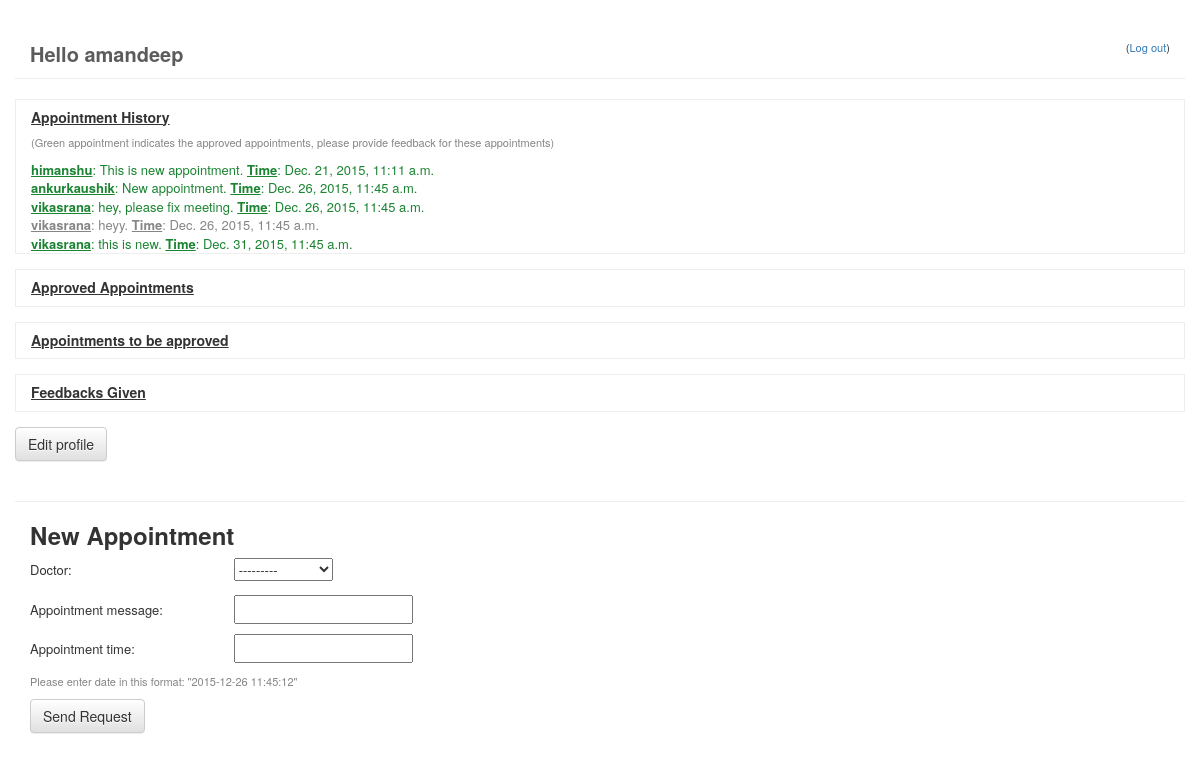
The app's page /patient/ (signed in), older data.
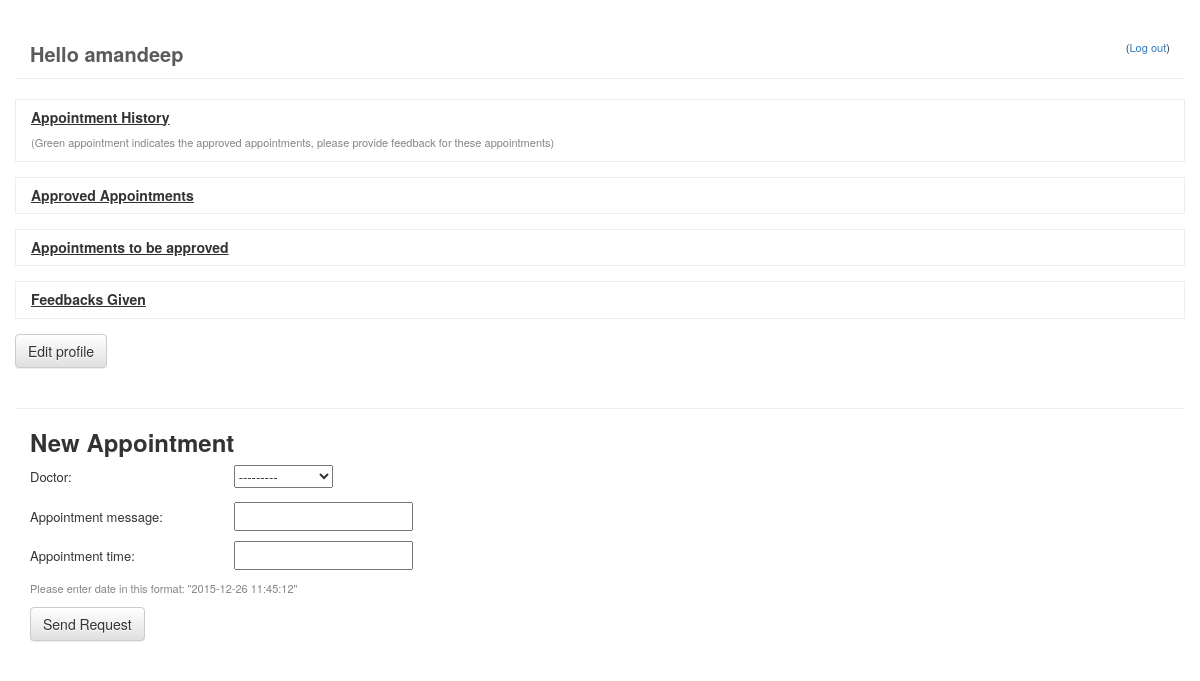
The same page, newer data.
### doctor/models.py (models this page shows, shortened)
class Appointment(models.Model):
    doctor = models.ForeignKey(Doctor, related_name='doctor_dropdown')
    patient = models.ForeignKey(Account)
    appointment_message = models.CharField(max_length=500)
    appointment_time = models.DateTimeField(
            blank=True, null=True)
    approved_status = models.CharField(max_length=8, default='pending', editable=True)
    request_date = models.DateTimeField(
            blank=True, null=True)

class Doctor(models.Model):
    name = models.OneToOneField(Account)
    specialities = models.ManyToManyField(Speciality)
    def __str__(self):
        return str(self.name)

class Account(models.Model):
    user = models.OneToOneField(User)
    first_name = models.CharField(max_length=50)
    last_name = models.CharField(max_length=50)
    address = models.CharField(max_length=200)
    email = models.EmailField()
    def __str__(self):
        return self.user.username

### doctor/views.py (the view)
# urls.py: url(r'^patient/$', 'doctor.views.patient', name='patient_page'),
@login_required
def patient(request):
    user = str(request.user)
    user_object = User.objects.get(username = user)
    account_object = Account.objects.get(user = user_object)
    appointment_history = Appointment.objects.filter(patient=account_object)
    fo = str(timezone.now())[:19]
    approved_appointments = Appointment.objects.filter(patient=account_object, approved_status='approved', appointment_time__gte=fo)
    pending_appointments = Appointment.objects.filter(patient=account_object, approved_status='pending', appointment_time__gte=fo)
    feedbacks_given = Feedback.objects.filter(patient=account_object)
    if request.method == "POST":
       form = AppointmentForm(request.POST)
       if form.is_valid():
           post = form.save(commit=False)
           post.patient = account_object
           post.request_date = timezone.now()
           post.save()
           return HttpResponseRedirect('/')
    else:
        form = AppointmentForm()
    return render(request, 'patient.html', {'form': form, 'appointment_history': appointment_history, 'approved_appointments': approved_appointments,  'pending_appointments': pending_appointments, 'feedbacks_given': feedbacks_given})

### doctor/forms.py
class AppointmentForm(forms.ModelForm):
    appointment_time = forms.DateTimeField(input_formats=['%Y-%m-%d %H:%M:%S'])
    class Meta:
        model = Appointment
        fields = ('doctor', 'appointment_message', 'appointment_time')

### doctor/templates/patient.html (shortened to what this page needs)
{% extends 'base.html' %}
{% block content %}
<div id="patient-page" class="container-fluid">
  <div class="container appointment-history">
    <h5><b><u>Appointment History</u></b></h5>
    <p class="suggestion">(Green appointment indicates the approved appointments, please provide feedback for these appointments)</p>
    {% for appointment in appointment_history %}
      {% if appointment.approved_status == 'approved' %}
      <div class="appointment-approved">
        <a href="{% url 'feedback_page' pk=appointment.pk %}"><b><u>{{ appointment.doctor }}</u></b>: {{ appointment.appointment_message }}. <b><u>Time</u></b>: {{ appointment.appointment_time }}</a>
      {% else %}
      <div class="appointment">
        <b><u>{{ appointment.doctor }}</u></b>: {{ appointment.appointment_message }}. <b><u>Time</u></b>: {{ appointment.appointment_time }}
      {% endif %}
      </div>
    {% endfor %}
  </div>
  <div class="container approved-appointments">
    <h5><b><u>Approved Appointments</u></b></h5>
  </div>
  <div class="container approved-appointments">
    <h5><b><u>Appointments to be approved</u></b></h5>
  </div>
  <div class="container feedbacks-given">
    <h5><b><u>Feedbacks Given</u></b></h5>
  </div>
  <div class="container edit-profile">
    <a href="#" class="btn btn-default" role="button">Edit profile</a>
  </div>
  <div class="container new-appointment">
    <h3><b>New Appointment</b></h3>
    <form method="POST" class="appointment-form">{% csrf_token %}
        {{ form.as_p }}
        <p class="suggestion">Please enter date in this format: "2015-12-26 11:45:12"</p>
        <button type="submit" class="save btn btn-default">Send Request</button>
    </form>
  </div>
</div>
{% endblock %}

### doctor/templates/base.html (shortened to what this page needs)
{% load staticfiles %}
<html>
  <head>
    <link rel="stylesheet" type="text/css" href="https://maxcdn.bootstrapcdn.com/bootstrap/3.3.6/css/bootstrap.min.css">
    <link rel="stylesheet" type="text/css" href="https://maxcdn.bootstrapcdn.com/bootstrap/3.3.6/css/bootstrap-theme.min.css">
    <link rel="stylesheet" href="{% static 'css/doctor.css' %}">
  </head>
  <body>
    <div id="base-page" class="container-fluid">
      {% if user.is_authenticated %}
        <div class="container page-header">
          <div class="logged-in-user">
            <b>Hello {{ user.username }}</b>
          </div>
          <div class="log-out">
            <p class="top-menu"><small>(<a href="{% url 'django.contrib.auth.views.logout' %}">Log out</a>)</small></p>
          </div>
        </div>
      {% endif %}
      {% block content %}
      {% endblock %}
    </div>
  </body>
</html>

### doctor/static/css/doctor.css (style rules this page uses)
body { margin: 0; padding: 0; font-size: 13px; }
input[type="text"], input[type="password"] { font-size: 12px; padding: 4px 15px; }
#base-page, #login-page, #index-page { padding: 0; }
#base-page .logged-in-user { width: 300px; float: left; font-size: 20px; color: #5B5B5B; }
#base-page .log-out { float: right; }
#patient-page .appointment-history, #patient-page .approved-appointments, #patient-page .approved-appointments, #patient-page .feedbacks-given, #doctor-page .requested-appointments, #doctor-page .approved-appointments, #doctor-page .feedbacks-received { border: 1px solid #eee; margin-bottom: 15px; font-size: 13px; }
#patient-page .new-appointment { margin-top: 40px; border-top: 1px solid #eee; }
#patient-page .appointment-form label { font-weight: 300; width: 200px; }
.edit-profile { padding: 0; }
.suggestion { color: #858585; font-size: 11px; }

Row changes from the older to the newer data that the page shows:
removed Appointment: doctor "himanshu", appointment_message "This is new appointment", appointment_time "Dec. 21, 2015, 11:11 a.m."
removed Appointment: doctor "ankurkaushik", appointment_message "New appointment", appointment_time "Dec. 26, 2015, 11:45 a.m."
removed Appointment: doctor "vikasrana", appointment_message "hey, please fix meeting", appointment_time "Dec. 26, 2015, 11:45 a.m."
removed Appointment: doctor "vikasrana", appointment_message "heyy", appointment_time "Dec. 26, 2015, 11:45 a.m."
removed Appointment: doctor "vikasrana", appointment_message "this is new", appointment_time "Dec. 31, 2015, 11:45 a.m."
